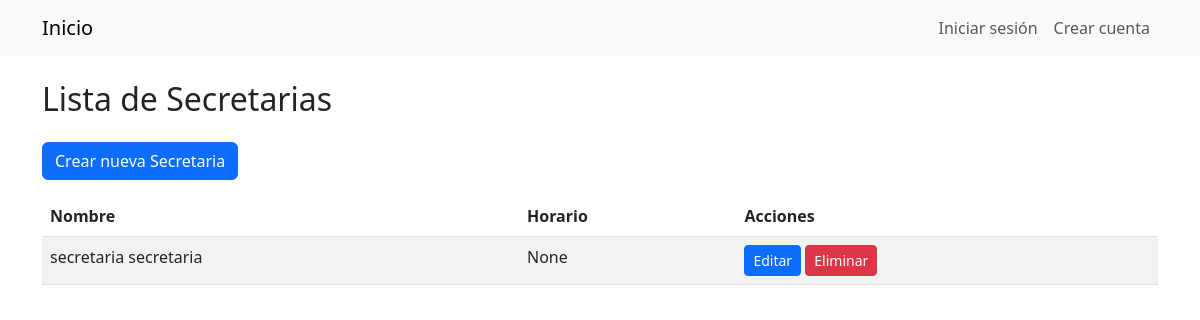
/secretarias/, run on the app's committed database.
### Gestion/models/secretaria.py (models this page shows, shortened)
class Secretaria(models.Model):
    usuario = models.OneToOneField(Usuario, on_delete=models.CASCADE, primary_key=True)
    horario = models.OneToOneField(Horario, on_delete=models.CASCADE, null=True, blank=True)
    class Meta:
        verbose_name = 'Secretaria'
        verbose_name_plural = 'Secretarias'

### Gestion/models/usuario.py (models this page shows, shortened)
class Usuario(AbstractBaseUser):
    dni = models.IntegerField(unique=True)
    nombre = models.CharField(max_length=30)
    apellido = models.CharField(max_length=30)
    email = models.EmailField(max_length=60)
    telefono = models.CharField(max_length=12)
    is_active = models.BooleanField(default=True)
    is_staff = models.BooleanField(default=False)
    is_superuser = models.BooleanField(default=False)
    groups = models.ManyToManyField(
        Group,
        verbose_name='grupos',
        blank=True,
        help_text='Los grupos a los que pertenece el usuario.',
        related_name='user_set'
    )
    user_permissions = models.ManyToManyField(
        Permission,
        verbose_name='permisos',
        blank=True,
        help_text='Permisos específicos para este usuario.',
        related_name='user_set'
    )
    USERNAME_FIELD = 'dni'
    REQUIRED_FIELDS = ['nombre', 'apellido', 'email', 'telefono']
    objects = UsuarioManager()

### Gestion/views.py (the view)
# urls.py: path('secretarias/', views.SecretariaListView.as_view(), name='secretaria_list'),
class SecretariaListView(generic.ListView):
    model = Secretaria
    template_name = 'secretaria/secretaria_list.html'

### Gestion/templates/secretaria/secretaria_list.html
{% extends "base.html" %}
{% block content %}
  <h2 class="mb-4">Lista de Secretarias</h2>
  <a href="{% url 'secretaria_create' %}" class="btn btn-primary mb-3">Crear nueva Secretaria</a>
  <table class="table table-striped">
    <thead>
      <tr>
        <th>Nombre</th>
        <th>Horario</th>
        <th>Acciones</th>
      </tr>
    </thead>
    <tbody>
      {% for secretaria in object_list %}
        <tr>
          <td>{{ secretaria.usuario.nombre }} {{ secretaria.usuario.apellido }}</td>
          <td>{{ secretaria.horario }}</td>
          <td>
            <a href="{% url 'secretaria_update' secretaria.pk %}" class="btn btn-primary btn-sm">Editar</a>
            <a href="{% url 'secretaria_delete' secretaria.pk %}" class="btn btn-danger btn-sm">Eliminar</a>
          </td>
        </tr>
      {% endfor %}
    </tbody>
  </table>
{% endblock %}

### data on the page
Secretaria: usuario.nombre "secretaria", usuario.apellido "secretaria", horario "None"
